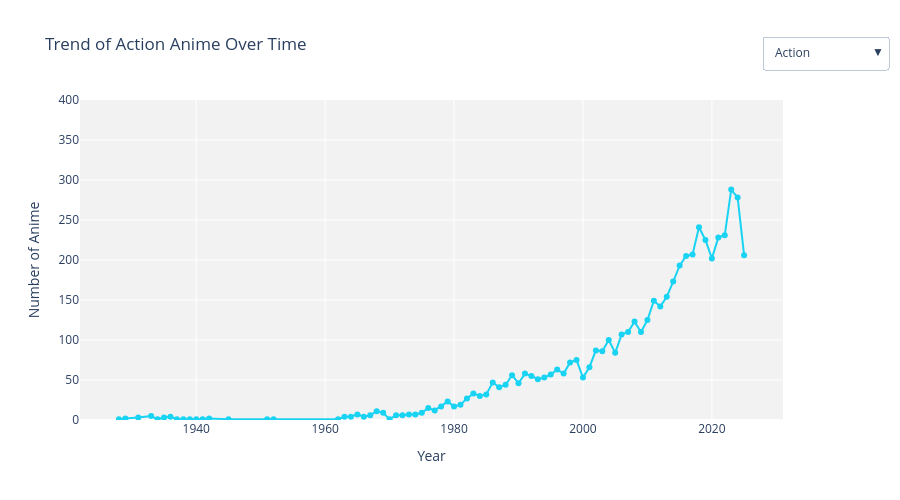

The notebook cell this image was saved under:
### Code cell
# preparazione dati tramite funzione e esplosione liste
details_copy = get_cleaned_details(details_df)
details_copy['genres'] = details_copy['genres'].apply(eval)
details_copy = details_copy.explode('genres')
# conteggio
genre_count = details_copy.groupby(['year_filled', 'genres']).size().reset_index(name='count')
genres_list = sorted(genre_count['genres'].unique())
# creazione grafico
default_genre='Action'
fig = go.Figure()
# crea una traccia per ogni genere
for genre in genres_list:
    df_genre = genre_count[genre_count['genres'] == genre]
    fig.add_trace(go.Scatter(x=df_genre['year_filled'],y=df_genre['count'], mode='lines+markers', name=genre, 
                                visible=(genre == default_genre), line=dict(color= "#19D3F3")))
# generazione dei bottoni del menu a tendina
buttons = []
for i, genre in enumerate(genres_list):
    visible = [False] * len(genres_list)
    visible[i] = True
    buttons.append(dict(label=genre, method="update", args=[{"visible": visible}, {"title": f"Trend of {genre} Anime Over Time"}]))
# personalizzazione
fig.update_layout(updatemenus=[dict(active=genres_list.index(default_genre) if default_genre in genres_list else 0, buttons=buttons, x=1.15, y=1.2)],
    title=f"Trend of {default_genre} Anime Over Time", xaxis_title="Year",yaxis_title="Number of Anime",width=900,height=500, 
    plot_bgcolor="#f2f2f2", yaxis=dict(range=[0, 400]))
fig.show()

### Figure 1 — Plotly figure (JSON) as saved in the notebook; plotly's stock layout.template omitted (floating-point values rounded to 4 significant figures)
{"data": [{"line": {"color": "#19D3F3"}, "mode": "lines+markers", "name": "Action", "type": "scatter", "visible": true, "x": [1928, 1929, 1931, 1933, 1934, 1935, 1936, 1937, 1938, 1939, 1940, 1941, 1942, 1945, 1951, 1952, 1962, 1963, 1964, 1965, 1966, 1967, 1968, 1969, 1970, 1971, 1972, 1973, 1974, 1975, 1976, 1977, 1978, 1979, 1980, 1981, 1982, 1983, 1984, 1985, 1986, 1987, 1988, 1989, 1990, 1991, 1992, 1993, 1994, 1995, 1996, 1997, 1998, 1999, 2000, 2001, 2002, 2003, 2004, 2005, 2006, 2007, 2008, 2009, 2010, 2011, 2012, 2013, 2014, 2015, 2016, 2017, 2018, 2019, 2020, 2021, 2022, 2023, 2024, 2025], "y": [1, 2, 3, 5, 1, 3, 4, 1, 1, 1, 1, 1, 2, 1, 1, 1, 1, 4, 4, 7, 4, 6, 11, 9, 1, 6, 6, 7, 7, 9, 15, 12, 17, 23, 17, 19, 27, 33, 30, 32, 47, 41, 44, 56, 46, 58, 55, 51, 53, 57, 63, 58, 72, 75, 53, 66, 87, 86, 100, 84, 107, 110, 123, 110, 125, 149, 142, 154, 173, 193, 205, 207, 241, 225, 202, 228, 231, 288, 278, 206]}, {"line": {"color": "#19D3F3"}, "mode": "lines+markers", "name": "Adventure", "type": "scatter", "visible": false, "x": [1926, 1927, 1929, 1930, 1931, 1932, 1933, 1934, 1935, 1936, 1941, 1943, 1948, 1950, 1952, 1958, 1959, 1960, 1962, 1963, 1964, 1965, 1966, 1967, 1968, 1969, 1970, 1971, 1972, 1973, 1974, 1975, 1976, 1977, 1978, 1979, 1980, 1981, 1982, 1983, 1984, 1985, 1986, 1987, 1988, 1989, 1990, 1991, 1992, 1993, 1994, 1995, 1996, 1997, 1998, 1999, 2000, 2001, 2002, 2003, 2004, 2005, 2006, 2007, 2008, 2009, 2010, 2011, 2012, 2013, 2014, 2015, 2016, 2017, 2018, 2019, 2020, 2021, 2022, 2023, 2024, 2025], "y": [2, 1, 1, 2, 3, 1, 4, 4, 3, 2, 2, 1, 1, 1, 1, 2, 2, 1, 2, 6, 7, 10, 8, 12, 7, 11, 5, 7, 9, 10, 10, 12, 15, 11, 24, 32, 28, 28, 31, 31, 30, 31, 39, 35, 37, 50, 52, 48, 56, 37, 48, 57, 62, 70, 68, 85, 61, 87, 83, 89, 85, 79, 103, 96, 83, 88, 93, 93, 95, 93, 112, 126, 152, 167, 152, 158, 138, 132, 155, 198, 200, 144]}, {"line": {"color": "#19D3F3"}, "mode": "lines+markers", "name": "Avant Garde", "type": "scatter", "visible": false, "x": [1935, 1960, 1961, 1962, 1963, 1964, 1965, 1966, 1967, 1968, 1969, 1970, 1971, 1972, 1973, 1974, 1975, 1977, 1978, 1979, 1980, 1981, 1982, 1983, 1984, 1985, 1986, 1987, 1988, 1989, 1990, 1991, 1992, 1993, 1994, 1995, 1996, 1997, 1998, 1999, 2000, 2001, 2002, 2003, 2004, 2005, 2006, 2007, 2008, 2009, 2010, 2011, 2012, 2013, 2014, 2015, 2016, 2017, 2018, 2019, 2020, 2021, 2022, 2023, 2024, 2025], "y": [3, 3, 1, 1, 6, 7, 1, 2, 3, 2, 3, 2, 11, 5, 3, 5, 8, 2, 4, 3, 3, 4, 8, 5, 9, 15, 6, 14, 9, 11, 8, 2, 4, 3, 3, 6, 3, 4, 9, 9, 8, 7, 15, 16, 14, 24, 21, 20, 20, 23, 28, 32, 22, 30, 32, 30, 28, 24, 23, 23, 9, 22, 19, 17, 23, 4]}, {"line": {"color": "#19D3F3"}, "mode": "lines+markers", "name": "Award Winning", "type": "scatter", "visible": false, "x": [1960, 1962, 1963, 1964, 1965, 1966, 1967, 1968, 1970, 1971, 1972, 1973, 1974, 1975, 1976, 1977, 1979, 1980, 1982, 1983, 1984, 1985, 1986, 1987, 1988, 1989, 1990, 1991, 1992, 1993, 1994, 1995, 1996, 1997, 1998, 1999, 2000, 2001, 2002, 2003, 2004, 2005, 2006, 2007, 2008, 2009, 2010, 2011, 2012, 2013, 2014, 2015, 2016, 2017, 2018, 2019, 2020, 2021, 2022, 2023, 2024], "y": [1, 1, 1, 1, 1, 1, 1, 1, 3, 1, 1, 1, 2, 1, 1, 1, 2, 1, 2, 1, 1, 1, 1, 2, 2, 1, 2, 2, 2, 2, 2, 4, 2, 4, 12, 4, 7, 4, 10, 6, 9, 8, 7, 6, 7, 6, 7, 9, 9, 10, 9, 9, 7, 3, 11, 7, 6, 13, 8, 7, 3]}, {"line": {"color": "#19D3F3"}, "mode": "lines+markers", "name": "Boys Love", "type": "scatter", "visible": false, "x": [1981, 1982, 1983, 1987, 1989, 1990, 1992, 1994, 1995, 1996, 1997, 1998, 1999, 2000, 2001, 2002, 2004, 2005, 2006, 2007, 2008, 2009, 2010, 2011, 2012, 2013, 2014, 2015, 2016, 2017, 2018, 2019, 2020, 2021, 2022, 2023, 2024, 2025], "y": [1, 1, 1, 1, 2, 1, 2, 7, 2, 4, 1, 1, 1, 2, 1, 3, 4, 7, 6, 7, 7, 3, 8, 4, 5, 2, 7, 2, 8, 6, 12, 7, 11, 10, 6, 14, 13, 9]}, {"line": {"color": "#19D3F3"}, "mode": "lines+markers", "name": "Comedy", "type": "scatter", "visible": false, "x": [1917, 1918, 1924, 1926, 1927, 1928, 1929, 1930, 1931, 1932, 1933, 1934, 1935, 1936, 1937, 1939, 1940, 1941, 1942, 1943, 1944, 1948, 1952, 1953, 1954, 1955, 1957, 1959, 1960, 1961, 1963, 1964, 1965, 1966, 1967, 1968, 1969, 1970, 1971, 1972, 1973, 1974, 1975, 1976, 1977, 1978, 1979, 1980, 1981, 1982, 1983, 1984, 1985, 1986, 1987, 1988, 1989, 1990, 1991, 1992, 1993, 1994, 1995, 1996, 1997, 1998, 1999, 2000, 2001, 2002, 2003, 2004, 2005, 2006, 2007, 2008, 2009, 2010, 2011, 2012, 2013, 2014, 2015, 2016, 2017, 2018, 2019, 2020, 2021, 2022, 2023, 2024, 2025], "y": [12, 1, 1, 2, 1, 2, 1, 1, 4, 2, 3, 2, 2, 4, 1, 1, 1, 2, 1, 1, 1, 2, 1, 1, 2, 1, 2, 1, 2, 1, 1, 2, 10, 8, 10, 10, 9, 11, 8, 5, 6, 10, 6, 4, 9, 5, 10, 24, 30, 26, 25, 33, 29, 43, 40, 56, 63, 76, 65, 67, 55, 71, 74, 78, 79, 87, 106, 85, 105, 125, 131, 142, 145, 185, 179, 210, 226, 239, 273, 279, 289, 345, 329, 351, 327, 315, 296, 261, 264, 280, 262, 229, 203]}, {"line": {"color": "#19D3F3"}, "mode": "lines+markers", "name": "Drama", "type": "scatter", "visible": false, "x": [1917, 1918, 1925, 1927, 1928, 1930, 1933, 1938, 1939, 1940, 1947, 1948, 1950, 1956, 1958, 1961, 1962, 1963, 1964, 1965, 1966, 1967, 1968, 1969, 1970, 1971, 1972, 1973, 1974, 1975, 1976, 1977, 1978, 1979, 1980, 1981, 1982, 1983, 1984, 1985, 1986, 1987, 1988, 1989, 1990, 1991, 1992, 1993, 1994, 1995, 1996, 1997, 1998, 1999, 2000, 2001, 2002, 2003, 2004, 2005, 2006, 2007, 2008, 2009, 2010, 2011, 2012, 2013, 2014, 2015, 2016, 2017, 2018, 2019, 2020, 2021, 2022, 2023, 2024, 2025], "y": [4, 3, 1, 1, 2, 1, 1, 1, 1, 1, 1, 1, 1, 1, 1, 2, 1, 6, 5, 1, 1, 3, 4, 7, 9, 7, 1, 3, 4, 4, 7, 11, 24, 25, 20, 25, 24, 15, 15, 21, 30, 36, 38, 32, 31, 46, 45, 38, 38, 40, 41, 41, 54, 46, 51, 74, 71, 71, 96, 101, 93, 88, 61, 60, 52, 71, 77, 59, 65, 70, 78, 99, 119, 95, 82, 125, 69, 99, 77, 61]}, {"line": {"color": "#19D3F3"}, "mode": "lines+markers", "name": "Ecchi", "type": "scatter", "visible": false, "x": [1963, 1973, 1980, 1981, 1985, 1986, 1987, 1988, 1989, 1990, 1991, 1992, 1993, 1994, 1995, 1996, 1997, 1998, 1999, 2000, 2001, 2002, 2003, 2004, 2005, 2006, 2007, 2008, 2009, 2010, 2011, 2012, 2013, 2014, 2015, 2016, 2017, 2018, 2019, 2020, 2021, 2022, 2023, 2024, 2025], "y": [1, 1, 1, 2, 2, 2, 6, 4, 8, 6, 10, 12, 2, 7, 8, 10, 13, 13, 13, 7, 12, 15, 21, 27, 27, 20, 27, 35, 38, 47, 53, 44, 33, 42, 48, 33, 26, 25, 25, 18, 13, 7, 13, 12, 8]}, {"line": {"color": "#19D3F3"}, "mode": "lines+markers", "name": "Erotica", "type": "scatter", "visible": false, "x": [1987, 1990, 1992, 1994, 1996, 1997, 2001, 2002, 2003, 2005, 2006, 2007, 2008, 2009, 2010, 2011, 2012, 2013, 2015, 2017, 2018, 2019, 2020, 2021, 2022, 2024, 2025], "y": [2, 2, 3, 1, 1, 2, 1, 2, 1, 2, 1, 5, 2, 4, 7, 1, 2, 5, 4, 6, 3, 2, 5, 3, 4, 1, 5]}, {"line": {"color": "#19D3F3"}, "mode": "lines+markers", "name": "Fantasy", "type": "scatter", "visible": false, "x": [1918, 1924, 1925, 1926, 1927, 1928, 1929, 1931, 1933, 1934, 1935, 1936, 1939, 1940, 1941, 1942, 1946, 1949, 1952, 1954, 1955, 1956, 1958, 1959, 1960, 1961, 1962, 1963, 1964, 1965, 1966, 1967, 1968, 1969, 1970, 1971, 1972, 1973, 1974, 1975, 1976, 1977, 1978, 1979, 1980, 1981, 1982, 1983, 1984, 1985, 1986, 1987, 1988, 1989, 1990, 1991, 1992, 1993, 1994, 1995, 1996, 1997, 1998, 1999, 2000, 2001, 2002, 2003, 2004, 2005, 2006, 2007, 2008, 2009, 2010, 2011, 2012, 2013, 2014, 2015, 2016, 2017, 2018, 2019, 2020, 2021, 2022, 2023, 2024, 2025], "y": [1, 1, 2, 1, 1, 1, 1, 4, 1, 3, 1, 4, 1, 1, 1, 1, 2, 1, 1, 2, 1, 1, 4, 2, 4, 1, 2, 3, 2, 1, 3, 7, 4, 7, 3, 2, 8, 6, 6, 3, 6, 3, 8, 11, 12, 14, 12, 15, 12, 21, 26, 20, 29, 44, 47, 53, 57, 61, 37, 53, 54, 53, 57, 52, 54, 81, 72, 74, 63, 99, 117, 120, 111, 117, 147, 163, 152, 182, 200, 213, 242, 254, 231, 286, 247, 242, 260, 331, 312, 240]}, {"line": {"color": "#19D3F3"}, "mode": "lines+markers", "name": "Girls Love", "type": "scatter", "visible": false, "x": [1985, 1991, 1994, 1995, 1996, 1997, 1999, 2001, 2003, 2004, 2006, 2007, 2008, 2009, 2010, 2011, 2012, 2013, 2014, 2015, 2017, 2018, 2019, 2020, 2021, 2022, 2023, 2024, 2025], "y": [1, 1, 4, 2, 1, 1, 2, 2, 3, 7, 6, 3, 5, 8, 4, 4, 5, 1, 6, 10, 3, 6, 5, 3, 2, 1, 5, 5, 3]}, {"line": {"color": "#19D3F3"}, "mode": "lines+markers", "name": "Gourmet", "type": "scatter", "visible": false, "x": [1987, 1988, 1989, 1991, 1992, 1993, 1997, 1999, 2000, 2001, 2002, 2004, 2005, 2006, 2007, 2008, 2009, 2010, 2011, 2012, 2013, 2014, 2015, 2016, 2017, 2018, 2019, 2020, 2021, 2022, 2023, 2024, 2025], "y": [1, 1, 2, 2, 2, 1, 1, 1, 1, 1, 2, 2, 1, 5, 3, 2, 6, 4, 7, 4, 6, 6, 8, 10, 13, 15, 6, 7, 9, 7, 6, 8, 12]}, {"line": {"color": "#19D3F3"}, "mode": "lines+markers", "name": "Hentai", "type": "scatter", "visible": false, "x": [1932, 1969, 1971, 1984, 1985, 1986, 1987, 1988, 1989, 1990, 1991, 1992, 1993, 1994, 1995, 1996, 1997, 1998, 1999, 2000, 2001, 2002, 2003, 2004, 2005, 2006, 2007, 2008, 2009, 2010, 2011, 2012, 2013, 2014, 2015, 2016, 2017, 2018, 2019, 2020, 2021, 2022, 2023, 2024, 2025], "y": [1, 1, 1, 7, 15, 1, 4, 4, 6, 11, 8, 4, 3, 18, 17, 29, 23, 24, 30, 42, 82, 67, 72, 57, 42, 40, 47, 39, 44, 58, 63, 47, 59, 65, 57, 56, 57, 53, 45, 52, 49, 47, 47, 50, 47]}, {"line": {"color": "#19D3F3"}, "mode": "lines+markers", "name": "Horror", "type": "scatter", "visible": false, "x": [1958, 1967, 1968, 1972, 1973, 1976, 1980, 1981, 1982, 1985, 1986, 1987, 1988, 1989, 1990, 1991, 1992, 1993, 1994, 1995, 1996, 1997, 1998, 1999, 2000, 2001, 2002, 2003, 2004, 2005, 2006, 2007, 2008, 2009, 2010, 2011, 2012, 2013, 2014, 2015, 2016, 2017, 2018, 2019, 2020, 2021, 2022, 2023, 2024, 2025], "y": [1, 1, 3, 2, 1, 1, 3, 4, 3, 2, 7, 12, 8, 9, 12, 12, 6, 5, 10, 14, 10, 9, 9, 9, 22, 10, 8, 11, 13, 8, 22, 14, 14, 10, 11, 11, 22, 9, 14, 19, 29, 30, 28, 13, 12, 16, 7, 13, 11, 12]}, {"line": {"color": "#19D3F3"}, "mode": "lines+markers", "name": "Mystery", "type": "scatter", "visible": false, "x": [1932, 1964, 1966, 1967, 1968, 1971, 1972, 1977, 1978, 1979, 1981, 1983, 1984, 1985, 1986, 1987, 1988, 1989, 1990, 1991, 1992, 1993, 1994, 1995, 1996, 1997, 1998, 1999, 2000, 2001, 2002, 2003, 2004, 2005, 2006, 2007, 2008, 2009, 2010, 2011, 2012, 2013, 2014, 2015, 2016, 2017, 2018, 2019, 2020, 2021, 2022, 2023, 2024, 2025], "y": [1, 2, 1, 1, 1, 1, 1, 2, 4, 3, 2, 3, 4, 4, 4, 11, 4, 6, 6, 12, 8, 7, 5, 7, 11, 7, 11, 12, 16, 13, 21, 20, 20, 20, 29, 30, 29, 28, 22, 29, 34, 23, 36, 36, 46, 42, 36, 50, 37, 47, 34, 41, 32, 40]}, {"line": {"color": "#19D3F3"}, "mode": "lines+markers", "name": "Romance", "type": "scatter", "visible": false, "x": [1926, 1931, 1934, 1958, 1960, 1962, 1963, 1964, 1965, 1967, 1970, 1972, 1973, 1975, 1976, 1977, 1978, 1979, 1980, 1981, 1982, 1983, 1984, 1985, 1986, 1987, 1988, 1989, 1990, 1991, 1992, 1993, 1994, 1995, 1996, 1997, 1998, 1999, 2000, 2001, 2002, 2003, 2004, 2005, 2006, 2007, 2008, 2009, 2010, 2011, 2012, 2013, 2014, 2015, 2016, 2017, 2018, 2019, 2020, 2021, 2022, 2023, 2024, 2025], "y": [1, 1, 1, 1, 1, 1, 1, 2, 1, 1, 1, 1, 1, 3, 2, 1, 7, 4, 5, 4, 7, 12, 14, 15, 20, 11, 12, 14, 15, 16, 25, 24, 21, 26, 25, 18, 22, 28, 25, 38, 47, 47, 52, 66, 75, 64, 62, 61, 46, 58, 81, 65, 81, 59, 67, 75, 84, 63, 56, 58, 57, 82, 68, 85]}, {"line": {"color": "#19D3F3"}, "mode": "lines+markers", "name": "Sci-Fi", "type": "scatter", "visible": false, "x": [1933, 1961, 1963, 1964, 1965, 1966, 1967, 1968, 1969, 1970, 1971, 1972, 1973, 1974, 1975, 1976, 1977, 1978, 1979, 1980, 1981, 1982, 1983, 1984, 1985, 1986, 1987, 1988, 1989, 1990, 1991, 1992, 1993, 1994, 1995, 1996, 1997, 1998, 1999, 2000, 2001, 2002, 2003, 2004, 2005, 2006, 2007, 2008, 2009, 2010, 2011, 2012, 2013, 2014, 2015, 2016, 2017, 2018, 2019, 2020, 2021, 2022, 2023, 2024, 2025], "y": [1, 1, 3, 3, 9, 6, 5, 6, 3, 1, 2, 3, 8, 10, 8, 13, 13, 19, 27, 23, 30, 33, 30, 32, 39, 41, 46, 39, 43, 40, 38, 41, 34, 44, 36, 44, 36, 66, 70, 53, 74, 94, 90, 84, 69, 79, 72, 72, 77, 74, 81, 96, 76, 97, 97, 116, 121, 108, 125, 88, 93, 85, 93, 85, 73]}, {"line": {"color": "#19D3F3"}, "mode": "lines+markers", "name": "Slice of Life", "type": "scatter", "visible": false, "x": [1925, 1933, 1962, 1964, 1965, 1966, 1967, 1968, 1969, 1970, 1971, 1972, 1974, 1975, 1976, 1977, 1978, 1979, 1980, 1981, 1982, 1983, 1984, 1985, 1986, 1987, 1988, 1989, 1990, 1991, 1992, 1993, 1994, 1995, 1996, 1997, 1998, 1999, 2000, 2001, 2002, 2003, 2004, 2005, 2006, 2007, 2008, 2009, 2010, 2011, 2012, 2013, 2014, 2015, 2016, 2017, 2018, 2019, 2020, 2021, 2022, 2023, 2024, 2025], "y": [1, 1, 3, 1, 2, 1, 1, 2, 5, 3, 2, 2, 2, 3, 4, 2, 1, 1, 5, 9, 8, 2, 4, 5, 5, 7, 6, 3, 13, 7, 12, 7, 13, 9, 9, 6, 5, 7, 5, 19, 17, 9, 15, 20, 27, 27, 23, 35, 35, 38, 65, 62, 73, 79, 70, 80, 88, 66, 64, 85, 63, 47, 36, 53]}, {"line": {"color": "#19D3F3"}, "mode": "lines+markers", "name": "Sports", "type": "scatter", "visible": false, "x": [1928, 1930, 1931, 1932, 1934, 1936, 1939, 1940, 1949, 1968, 1969, 1970, 1971, 1972, 1973, 1974, 1976, 1977, 1978, 1979, 1980, 1981, 1982, 1983, 1984, 1985, 1986, 1987, 1988, 1989, 1990, 1991, 1992, 1993, 1994, 1995, 1996, 1997, 1998, 1999, 2000, 2001, 2002, 2003, 2004, 2005, 2006, 2007, 2008, 2009, 2010, 2011, 2012, 2013, 2014, 2015, 2016, 2017, 2018, 2019, 2020, 2021, 2022, 2023, 2024, 2025], "y": [1, 2, 1, 2, 1, 1, 1, 1, 2, 2, 5, 14, 3, 1, 3, 1, 1, 4, 3, 7, 7, 5, 5, 10, 9, 9, 13, 9, 11, 8, 7, 9, 8, 7, 17, 7, 7, 7, 5, 1, 4, 11, 15, 12, 9, 13, 9, 19, 12, 19, 20, 20, 21, 28, 24, 23, 40, 31, 33, 22, 21, 29, 30, 17, 27, 15]}, {"line": {"color": "#19D3F3"}, "mode": "lines+markers", "name": "Supernatural", "type": "scatter", "visible": false, "x": [1925, 1929, 1933, 1935, 1954, 1955, 1956, 1958, 1965, 1967, 1968, 1971, 1972, 1973, 1974, 1975, 1976, 1978, 1979, 1980, 1981, 1982, 1983, 1985, 1986, 1987, 1988, 1989, 1990, 1991, 1992, 1993, 1994, 1995, 1996, 1997, 1998, 1999, 2000, 2001, 2002, 2003, 2004, 2005, 2006, 2007, 2008, 2009, 2010, 2011, 2012, 2013, 2014, 2015, 2016, 2017, 2018, 2019, 2020, 2021, 2022, 2023, 2024, 2025], "y": [1, 1, 3, 3, 1, 1, 1, 1, 1, 1, 1, 2, 4, 2, 1, 1, 3, 2, 4, 3, 3, 2, 2, 6, 4, 9, 12, 11, 13, 13, 11, 9, 16, 8, 15, 12, 18, 16, 22, 15, 21, 28, 31, 36, 45, 35, 47, 37, 54, 65, 54, 41, 59, 69, 67, 68, 69, 55, 48, 59, 43, 50, 54, 42]}, {"line": {"color": "#19D3F3"}, "mode": "lines+markers", "name": "Suspense", "type": "scatter", "visible": false, "x": [1975, 1986, 1989, 1990, 1991, 1992, 1993, 1995, 1996, 1997, 1998, 1999, 2000, 2001, 2002, 2003, 2004, 2005, 2006, 2007, 2008, 2009, 2010, 2011, 2012, 2013, 2014, 2015, 2016, 2017, 2018, 2019, 2020, 2021, 2022, 2023, 2024, 2025], "y": [1, 1, 1, 2, 2, 2, 1, 3, 1, 3, 3, 2, 4, 2, 7, 7, 10, 6, 11, 11, 15, 15, 11, 13, 14, 14, 21, 17, 23, 25, 24, 22, 22, 34, 13, 21, 25, 11]}], "layout": {"height": 500, "plot_bgcolor": "#f2f2f2", "title": {"text": "Trend of Action Anime Over Time"}, "updatemenus": [{"active": 0, "buttons": [{"args": [{"visible": [true, false, false, false, false, false, false, false, false, false, false, false, false, false, false, false, false, false, false, false, false]}, {"title": "Trend of Action Anime Over Time"}], "label": "Action", "method": "update"}, {"args": [{"visible": [false, true, false, false, false, false, false, false, false, false, false, false, false, false, false, false, false, false, false, false, false]}, {"title": "Trend of Adventure Anime Over Time"}], "label": "Adventure", "method": "update"}, {"args": [{"visible": [false, false, true, false, false, false, false, false, false, false, false, false, false, false, false, false, false, false, false, false, false]}, {"title": "Trend of Avant Garde Anime Over Time"}], "label": "Avant Garde", "method": "update"}, {"args": [{"visible": [false, false, false, true, false, false, false, false, false, false, false, false, false, false, false, false, false, false, false, false, false]}, {"title": "Trend of Award Winning Anime Over Time"}], "label": "Award Winning", "method": "update"}, {"args": [{"visible": [false, false, false, false, true, false, false, false, false, false, false, false, false, false, false, false, false, false, false, false, false]}, {"title": "Trend of Boys Love Anime Over Time"}], "label": "Boys Love", "method": "update"}, {"args": [{"visible": [false, false, false, false, false, true, false, false, false, false, false, false, false, false, false, false, false, false, false, false, false]}, {"title": "Trend of Comedy Anime Over Time"}], "label": "Comedy", "method": "update"}, {"args": [{"visible": [false, false, false, false, false, false, true, false, false, false, false, false, false, false, false, false, false, false, false, false, false]}, {"title": "Trend of Drama Anime Over Time"}], "label": "Drama", "method": "update"}, {"args": [{"visible": [false, false, false, false, false, false, false, true, false, false, false, false, false, false, false, false, false, false, false, false, false]}, {"title": "Trend of Ecchi Anime Over Time"}], "label": "Ecchi", "method": "update"}, {"args": [{"visible": [false, false, false, false, false, false, false, false, true, false, false, false, false, false, false, false, false, false, false, false, false]}, {"title": "Trend of Erotica Anime Over Time"}], "label": "Erotica", "method": "update"}, {"args": [{"visible": [false, false, false, false, false, false, false, false, false, true, false, false, false, false, false, false, false, false, false, false, false]}, {"title": "Trend of Fantasy Anime Over Time"}], "label": "Fantasy", "method": "update"}, {"args": [{"visible": [false, false, false, false, false, false, false, false, false, false, true, false, false, false, false, false, false, false, false, false, false]}, {"title": "Trend of Girls Love Anime Over Time"}], "label": "Girls Love", "method": "update"}, {"args": [{"visible": [false, false, false, false, false, false, false, false, false, false, false, true, false, false, false, false, false, false, false, false, false]}, {"title": "Trend of Gourmet Anime Over Time"}], "label": "Gourmet", "method": "update"}, {"args": [{"visible": [false, false, false, false, false, false, false, false, false, false, false, false, true, false, false, false, false, false, false, false, false]}, {"title": "Trend of Hentai Anime Over Time"}], "label": "Hentai", "method": "update"}, {"args": [{"visible": [false, false, false, false, false, false, false, false, false, false, false, false, false, true, false, false, false, false, false, false, false]}, {"title": "Trend of Horror Anime Over Time"}], "label": "Horror", "method": "update"}, {"args": [{"visible": [false, false, false, false, false, false, false, false, false, false, false, false, false, false, true, false, false, false, false, false, false]}, {"title": "Trend of Mystery Anime Over Time"}], "label": "Mystery", "method": "update"}, {"args": [{"visible": [false, false, false, false, false, false, false, false, false, false, false, false, false, false, false, true, false, false, false, false, false]}, {"title": "Trend of Romance Anime Over Time"}], "label": "Romance", "method": "update"}, {"args": [{"visible": [false, false, false, false, false, false, false, false, false, false, false, false, false, false, false, false, true, false, false, false, false]}, {"title": "Trend of Sci-Fi Anime Over Time"}], "label": "Sci-Fi", "method": "update"}, {"args": [{"visible": [false, false, false, false, false, false, false, false, false, false, false, false, false, false, false, false, false, true, false, false, false]}, {"title": "Trend of Slice of Life Anime Over Time"}], "label": "Slice of Life", "method": "update"}, {"args": [{"visible": [false, false, false, false, false, false, false, false, false, false, false, false, false, false, false, false, false, false, true, false, false]}, {"title": "Trend of Sports Anime Over Time"}], "label": "Sports", "method": "update"}, {"args": [{"visible": [false, false, false, false, false, false, false, false, false, false, false, false, false, false, false, false, false, false, false, true, false]}, {"title": "Trend of Supernatural Anime Over Time"}], "label": "Supernatural", "method": "update"}, {"args": [{"visible": [false, false, false, false, false, false, false, false, false, false, false, false, false, false, false, false, false, false, false, false, true]}, {"title": "Trend of Suspense Anime Over Time"}], "label": "Suspense", "method": "update"}], "x": 1.15, "y": 1.2}], "width": 900, "xaxis": {"title": {"text": "Year"}}, "yaxis": {"range": [0, 400], "title": {"text": "Number of Anime"}}}}
